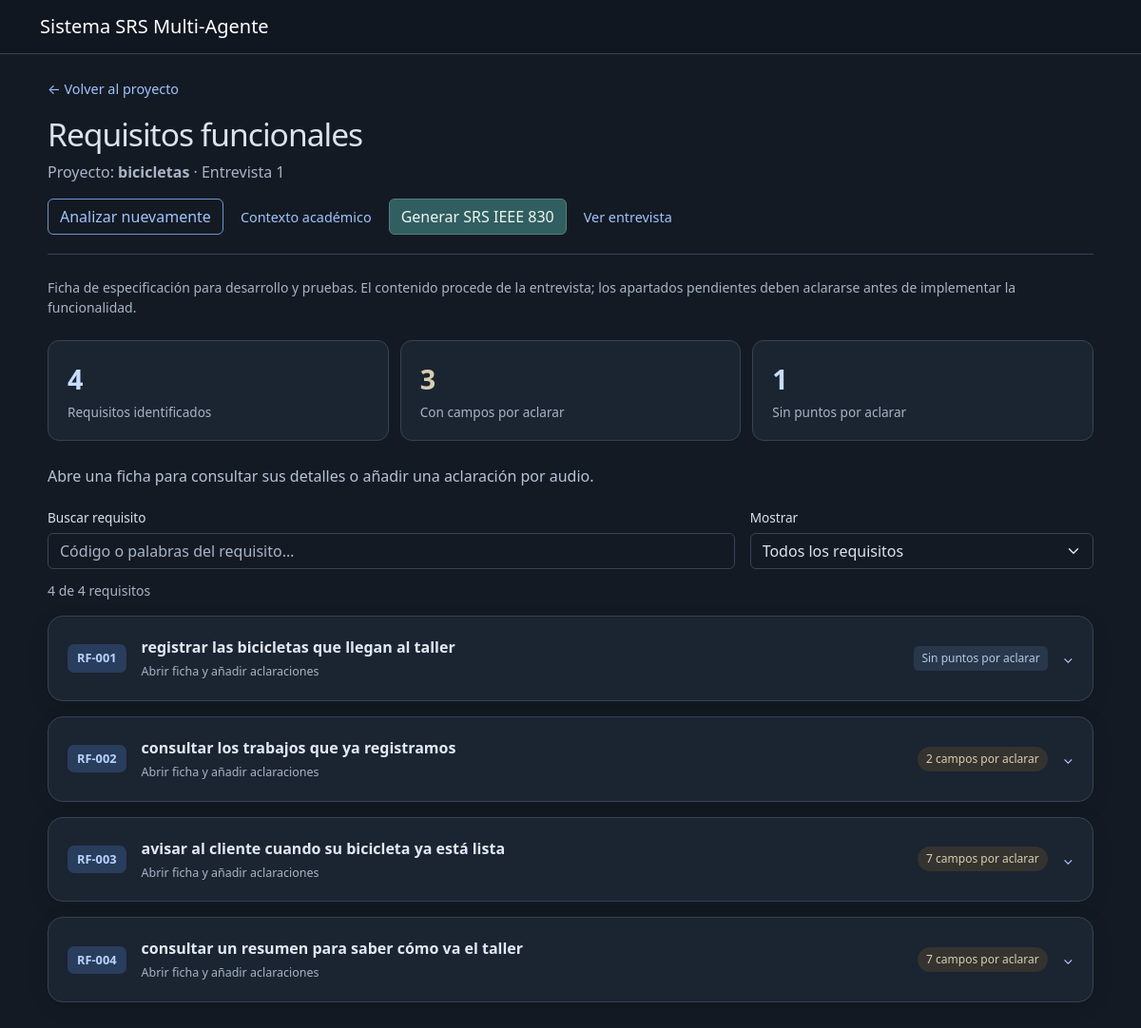
Page /interviews/1/requirements on the committed database.
### app/models.py (models this page shows, shortened)
class Project(db.Model):
    id = db.Column(
        db.Integer,
        primary_key=True
    )
    name = db.Column(
        db.String(150),
        nullable=False
    )
    description = db.Column(
        db.Text,
        nullable=True
    )
    created_at = db.Column(
        db.DateTime,
        default=datetime.utcnow
    )

class Interview(db.Model):
    original_transcription = db.Column(db.Text, nullable=True)
    @property
    def clarifications(self):
        return RequirementClarification.query.filter_by(interview_id=self.id).order_by(RequirementClarification.id).all()
    id = db.Column(
        db.Integer,
        primary_key=True
    )
    project_id = db.Column(
        db.Integer,
        db.ForeignKey("project.id"),
        nullable=False
    )
    audio_path = db.Column(
        db.String(300),
        nullable=True
    )
    transcription = db.Column(
        db.Text,
        nullable=True
    )
    created_at = db.Column(
        db.DateTime,
        default=datetime.utcnow
    )

class Requirement(db.Model):
    specification = db.Column(db.Text, nullable=True)
    @property
    def actor_pending(self):
        from app.services.requirement_specification import folded
        return folded((self.actor or '').strip()) in (
            '', 'pendiente de aclaracion', 'por aclarar', 'no especificado', 'no especificada', 'desconocido')
    @property
    def quality_attributes(self):
        from app.services.requirement_specification import read_specification
        from app.services.requirement_quality import quality_values
        return quality_values(read_specification(self.specification).get('quality'),
                              {r['key']: r['values'] for r in self.specification_rows})
    @property
    def interview_guidance(self):
        from app.services.requirement_quality import interview_guidance
        return interview_guidance(self)
    @property
    def pending_fields(self):
        result = []
        if self.actor_pending:
            result.append('Actor')
        if self.priority not in ('esencial', 'opcional', 'condicional'):
            result.append('Prioridad')
        result.extend(row['label'] for row in self.specification_rows if not row['values'])
        for key, label in [('clarity', 'Claridad (sin ambigüedad)'), ('verifiability', 'Verificabilidad')]:
            if not self.quality_attributes[key]['sufficient']:
                result.append(label)
        return result
    @property
    def clarifications(self):
        return RequirementClarification.query.filter_by(requirement_id=self.id).order_by(RequirementClarification.id).all()
    @property
    def specification_rows(self):
        from app.services.requirement_specification import specification_rows
        interview = db.session.get(Interview, self.interview_id)
        source = interview.transcription if interview else self.source_excerpt
        return specification_rows(self.specification, source or "", {
            "description": self.description, "source_excerpt": self.source_excerpt})
    @property
    def name(self):
        from app.services.requirement_specification import requirement_name
        return requirement_name(self.description)
    @property
    def specification_unavailable(self):
        from app.services.requirement_specification import read_specification
        return read_specification(self.specification).get("extraction_status") == "unavailable"
    id = db.Column(
        db.Integer,
        primary_key=True
    )
    project_id = db.Column(
        db.Integer,
        db.ForeignKey("project.id"),
        nullable=False
    )
    interview_id = db.Column(
        db.Integer,
        db.ForeignKey("interview.id"),
        nullable=False
    )
    code = db.Column(
        db.String(20),
        nullable=False
    )
    description = db.Column(
        db.Text,
        nullable=False
    )
    actor = db.Column(
        db.String(100),
        nullable=True
    )
    priority = db.Column(
        db.String(30),
        default="no_especificada"
    )
    priority_reason = db.Column(
        db.Text,
        nullable=True
    )
    source_excerpt = db.Column(
        db.Text,
        nullable=False
    )
    ambiguity_detected = db.Column(
        db.Boolean,
        default=False
    )
    ambiguity_reason = db.Column(
        db.Text,
        nullable=True
    )
    verifiable = db.Column(
        db.Boolean,
        default=True
    )
    verification_reason = db.Column(
        db.Text,
        nullable=True
    )
    enriched_context = db.Column(
        db.Text,
        nullable=True
    )

### app/routes.py (the view)
@main.route(
    "/interviews/<int:interview_id>/requirements"
)
def view_requirements(interview_id):
    interview = Interview.query.get_or_404(
        interview_id
    )
    project = Project.query.get_or_404(
        interview.project_id
    )
    requirements = (
        Requirement.query
        .filter_by(
            interview_id=interview.id
        )
        .order_by(
            Requirement.id.asc()
        )
        .all()
    )
    project_context = get_project_context(project.id)
    return render_template(
        "requirements.html",
        interview=interview,
        project=project,
        requirements=requirements,
        project_context=project_context,
        has_enrichment=bool(project_context)
    )

### app/routes.py (called while the page is built)
def get_project_context(project_id):
    record = db.session.get(ProjectContext, project_id)
    return load_enriched_context(record.content) if record else None

### app/services/functional_context.py (called while the page is built)
def fold(text):
    return ''.join(c for c in unicodedata.normalize('NFD', text.lower())
                   if unicodedata.category(c) != 'Mn')

def sentences(text):
    return [s.strip() for s in re.split(r'(?<=[.!?])\s+|\n+', text) if s.strip()]

def rejected(text):
    return bool(re.search(r'\bno (necesitamos|queremos|requerimos|hace falta)\b', fold(text)))

def pending_information(text):
    return bool(re.search(r'\b(no hemos (?:definido|decidido|acordado)|no se ha definido|'
                          r'todavia no|tampoco hemos|sin definir|por definir|'
                          r'reunion adicional|necesitamos aclarar|no he decidido|'
                          r'no lo tengo claro|no se todavia|todavia no se|'
                          r'tenemos que conversarlo|prefiero decidirlo despues)\b', fold(text)))

def closing_summary(text):
    return bool(re.search(r'^(?:en resumen|resumiendo)\b|'
                          r'\blo indispensable es\b|\bpueden quedar para despues\b', fold(text)))

def metadata(text):
    return bool(re.search(r'\b(esta (?:funcion|funcionalidad)|voy a explicar|'
                          r'vamos a explicar|por separado)\b', fold(text)))

def detail(text):
    return bool(re.match(
        r'^(antes\b|para\b|si\b|cuando\b|con\b|finalmente\b|al\b|'
        r'los datos\b|una regla\b|el resultado\b|'
        r'los criterios\b|el criterio\b|en caso\b)', fold(text)))

### app/services/requirement_specification.py (called while the page is built, shortened)
def normalize(text):
    return re.sub(r"\s+", " ", text).strip()

def folded(text):
    return ''.join(c for c in unicodedata.normalize('NFD', text.lower())
                   if unicodedata.category(c) != 'Mn')

def relevant_context(requirement, transcription):
    anchor = normalize(requirement.get('source_excerpt') or '')
    transcript = normalize(transcription or '')
    if not anchor or anchor not in transcript:
        return ''
    scope = requirement.get('_scope')
    if isinstance(scope, list) and anchor in [normalize(s) for s in scope if isinstance(s, str)]:
        return '\n'.join(normalize(s) for s in scope if isinstance(s, str) and normalize(s) in transcript)

def read_specification(value):
    if isinstance(value, str):
        try:
            value = json.loads(value)
        except (ValueError, TypeError):
            return {}
    return value if isinstance(value, dict) else {}

### app/templates/requirements.html (shortened to what this page needs)
{% extends "base.html" %}
{% block content %}
<div class="rf-workspace">
    <a class="rf-back" href="{{ url_for('main.project_detail', project_id=project.id) }}">← Volver al proyecto</a>
    <h1 class="mt-3">Requisitos funcionales</h1>
    <p class="text-muted">Proyecto: <strong>{{ project.name }}</strong> · Entrevista {{ interview.id }}</p>
    <div class="rf-toolbar d-flex flex-wrap gap-2 mb-4">
        {% if not interview.clarifications %}
        <form action="{{ url_for('main.analyze_requirements', interview_id=interview.id) }}" method="POST">
            <button type="submit" class="btn btn-outline-primary">Analizar nuevamente</button>
        </form>
        {% else %}
        <span class="text-muted">Esta entrevista se actualiza mediante las aclaraciones de cada RF.</span>
        {% endif %}
        <a href="{{ url_for('main.project_context_page', project_id=project.id) }}" class="rf-toolbar-link">Contexto académico</a>
        {% if requirements %}
        <form action="{{ url_for('main.generate_srs', project_id=project.id) }}" method="POST">
            <button type="submit" class="btn btn-success">Generar SRS IEEE 830</button>
        </form>
        {% endif %}
        <a href="{{ url_for('main.interview_detail', interview_id=interview.id) }}" class="rf-toolbar-link">Ver entrevista</a>
    </div>
    {% if not requirements %}
    <div class="alert alert-info">Todavía no existen requisitos funcionales identificados para esta entrevista.</div>
    {% else %}
    <p class="text-muted small">Ficha de especificación para desarrollo y pruebas. El contenido procede de la entrevista; los apartados pendientes deben aclararse antes de implementar la funcionalidad.</p>
    {% endif %}
    {% if requirements %}
    {% set totals = namespace(pending=0) %}
    {% for requirement in requirements %}{% if requirement.pending_fields %}{% set totals.pending = totals.pending + 1 %}{% endif %}{% endfor %}
    <div class="rf-overview" aria-label="Resumen de requisitos">
        <div><strong>{{ requirements|length }}</strong><span>Requisitos identificados</span></div>
        <div><strong class="rf-needs-attention">{{ totals.pending }}</strong><span>Con campos por aclarar</span></div>
        <div><strong>{{ requirements|length - totals.pending }}</strong><span>Sin puntos por aclarar</span></div>
    </div>
    <p class="rf-instructions">Abre una ficha para consultar sus detalles o añadir una aclaración por audio.</p>
    <div class="rf-filters" id="rf-filters" hidden>
        <div><label for="rf-search">Buscar requisito</label><input class="form-control" id="rf-search" type="search" placeholder="Código o palabras del requisito…"></div>
        <div><label for="rf-status">Mostrar</label><select class="form-select" id="rf-status"><option value="all">Todos los requisitos</option></select></div>
    </div>
    <p id="rf-results" class="text-muted small" role="status" aria-live="polite"></p>
    {% endif %}
    {% set priorities = {'esencial': 'Esencial', 'opcional': 'Opcional', 'condicional': 'Condicional'} %}
    {% for requirement in requirements %}
    {% set pending = requirement.pending_fields %}
    <details class="card mb-3 rf-card rf-entry" data-state="{{ 'pending' if pending else 'filled' }}">
        <summary class="rf-entry-summary">
            <span class="rf-code">{{ requirement.code }}</span>
            <span class="rf-entry-heading"><span class="rf-entry-name">{{ requirement.name }}</span><span class="rf-entry-hint">Abrir ficha y añadir aclaraciones</span></span>
            <span class="{{ 'rf-pending' if pending else 'rf-filled' }}">{{ (pending|length|string) + ' campos por aclarar' if pending else 'Sin puntos por aclarar' }}</span>
            <span class="rf-chevron" aria-hidden="true">⌄</span>
        </summary>
            {% set quality = requirement.quality_attributes %}
            {% set guidance = requirement.interview_guidance %}
    </details>
    {% endfor %}
</div>
{% endblock %}

### app/static/css/style.css (style rules this page uses)
:root[data-bs-theme="dark"] { color-scheme: dark; --bs-body-bg: #141a23; --bs-body-color: #dbe3ed; --bs-emphasis-color: #ecf1f7; --bs-secondary-color: #a8b5c6; --bs-secondary-bg: #202b3a; --bs-tertiary-bg: #1c2633; --bs-border-color: #354358; --bs-link-color: #9fc4ff; --bs-link-color-rgb: 159, 196, 255; --bs-link-hover-color: #c5dcff; --bs-link-hover-color-rgb: 197, 220, 255; }
body { background-color: var(--bs-body-bg); color: var(--bs-body-color); }
.card { --bs-card-bg: #1b2431; --bs-card-border-color: #354358; }
.form-control::placeholder { color: #a8b5c6; opacity: 1; }
.btn-outline-primary { --bs-btn-color: #9fc4ff; --bs-btn-border-color: #6e96cf; }
.card { height: 100%; }
.rf-card { height: auto; border: 1px solid #354358; border-radius: 16px; box-shadow: 0 5px 20px #00000020; }
.rf-code { background: #293d5d; color: #b9d3ff; padding: 5px 10px; border-radius: 7px; font-size: .8rem; font-weight: 700; white-space: nowrap; }
.rf-pending { font-size: .75rem; padding: 4px 9px; color: #d9ceb1; background: #34332f; border-radius: 20px; white-space: nowrap; }
.rf-card summary { color: #afcfff; font-size: .9rem; cursor: pointer; padding: 6px 0; }
.rf-workspace { max-width: 1100px; margin: 0 auto; }
.rf-back { font-size: .9rem; text-decoration: none; }
.rf-workspace h1 { font-size: clamp(1.6rem, 3vw, 2.1rem); letter-spacing: -.03em; }
.rf-toolbar { padding-bottom: 20px; border-bottom: 1px solid #354358; }
.rf-overview { display: grid; grid-template-columns: repeat(3, 1fr); gap: 12px; margin: 24px 0; }
.rf-overview > div { padding: 18px 20px; background: #1b2431; border: 1px solid #354358; border-radius: 12px; }
.rf-overview strong { display: block; font-size: 1.8rem; color: #c7ddff; }
.rf-overview span { color: #a8b5c6; font-size: .85rem; }
.rf-overview .rf-needs-attention { color: #d9ceb1; }
.rf-instructions { color: #b4c4d9; line-height: 1.7; }
.rf-filters { display: grid; grid-template-columns: 2fr 1fr; gap: 16px; margin: 20px 0 12px; }
.rf-filters label { display: block; font-size: .85rem; margin-bottom: 6px; }
.rf-card > .rf-entry-summary { list-style: none; display: flex; align-items: center; gap: 16px; padding: 20px; border-radius: 16px; }
.rf-entry-heading { flex: 1; min-width: 0; }
.rf-entry-name { display: block; font-size: 1rem; font-weight: 600; color: #e1e9f4; overflow-wrap: anywhere; }
.rf-entry-hint { display: block; font-size: .78rem; color: #a8b5c6; margin-top: 5px; }
.rf-filled { color: #b6c9e3; background: #29374b; border-radius: 5px; font-size: .75rem; padding: 4px 8px; }
.rf-toolbar-link { align-self: center; padding: 8px 10px; font-size: .9rem; text-decoration: none; }
.rf-workspace .btn-primary, .rf-workspace .btn-success { --bs-btn-bg: #315e60; --bs-btn-border-color: #557f80; --bs-btn-color: #edf6f4; --bs-btn-hover-bg: #3c6d6f; --bs-btn-hover-border-color: #77a4a3; --bs-btn-active-bg: #315e60; --bs-btn-active-border-color: #77a4a3; --bs-btn-disabled-bg: #315052; --bs-btn-disabled-border-color: #557f80; }

### rows in the picture
Project: name "bicicletas"
Interview: id "1"
Requirement: code "RF-001", name "registrar las bicicletas que llegan al taller", value "Sin puntos por aclarar"
Requirement: code "RF-002", name "consultar los trabajos que ya registramos", value "2 campos por aclarar"
Requirement: code "RF-003", name "avisar al cliente cuando su bicicleta ya está lista", value "7 campos por aclarar"
Requirement: code "RF-004", name "consultar un resumen para saber cómo va el taller", value "7 campos por aclarar"

### other values in the picture
{{ requirements|length }} "4"
{{ totals.pending }} "3"
{{ requirements|length - totals.pending }} "1"
